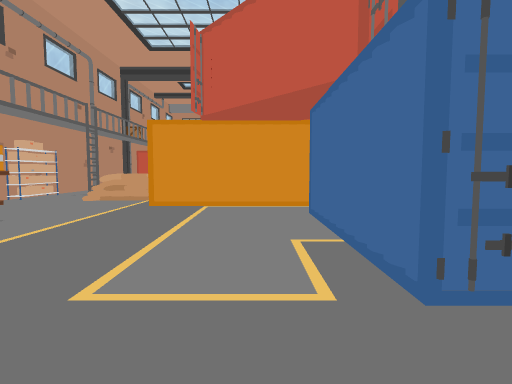
View 1 (above)

21 first-person views from a walk through a Unity game level. The camera is 1.2 m above the floor, tilts 4° down and sees 80° across. Doors are open. The floor is counted in squares, 2 m on a side. Each view is taken from the middle of a square. On the plan, view 1 faces up. The plan holds only what a view shows up to about 9 squares ahead; the rest is blank. The player character is not drawn.

View 2
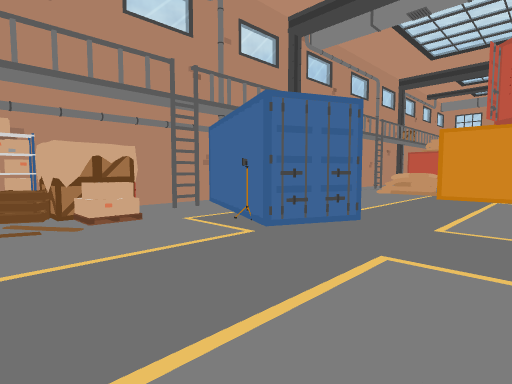

View 3
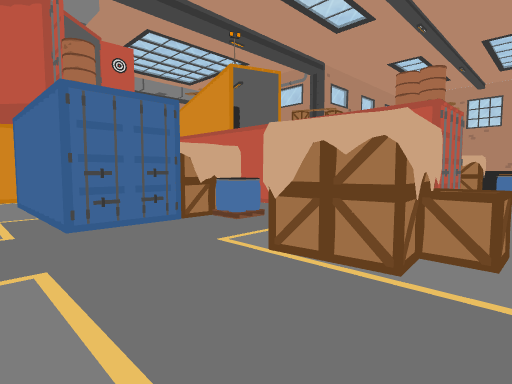

View 4
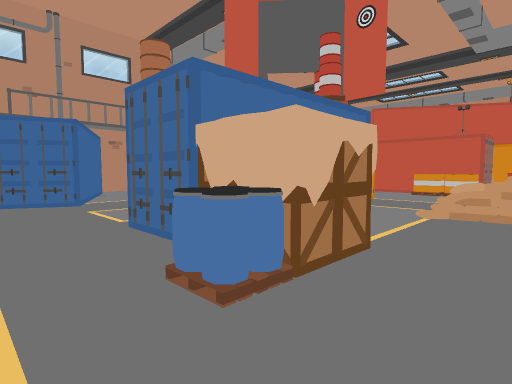

View 5
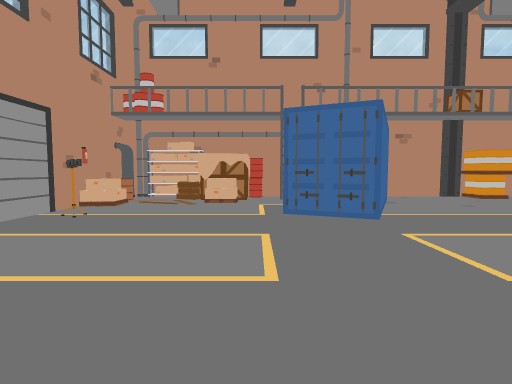

View 6
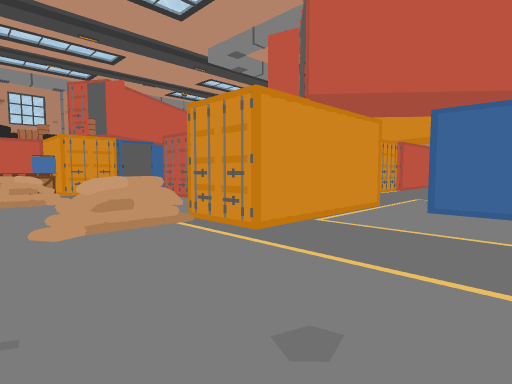

View 7
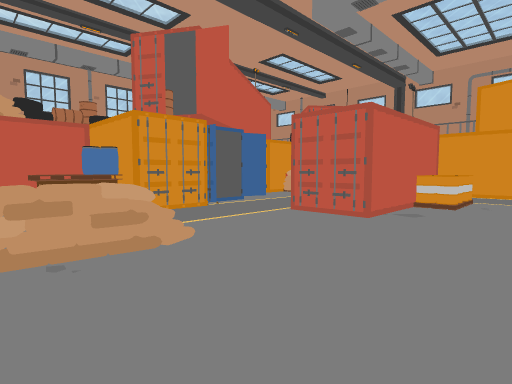

View 8
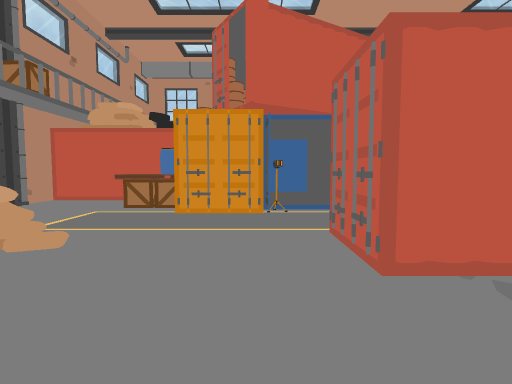

View 9
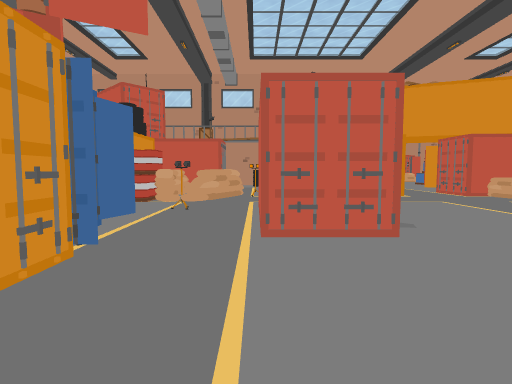

View 10
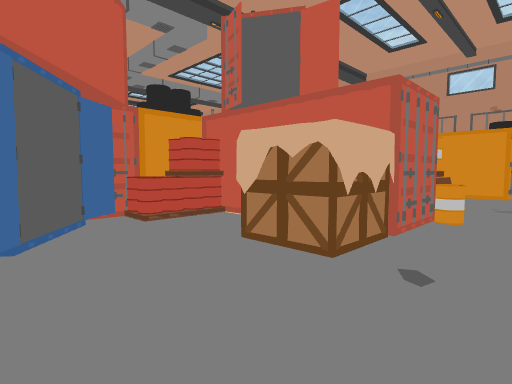

View 11
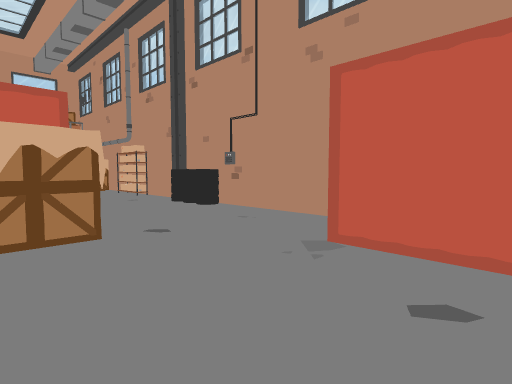

View 12
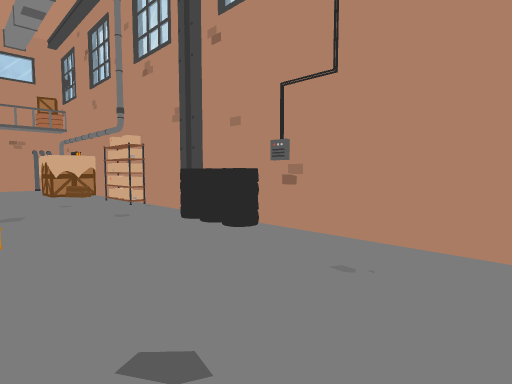

View 13
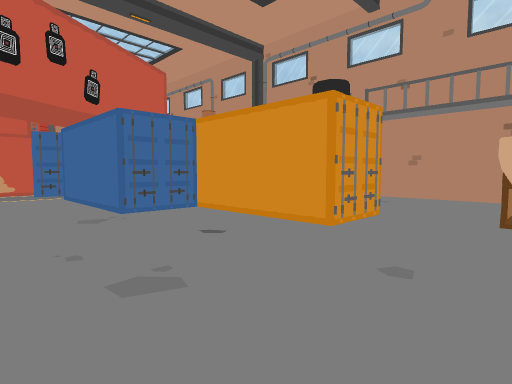

View 14
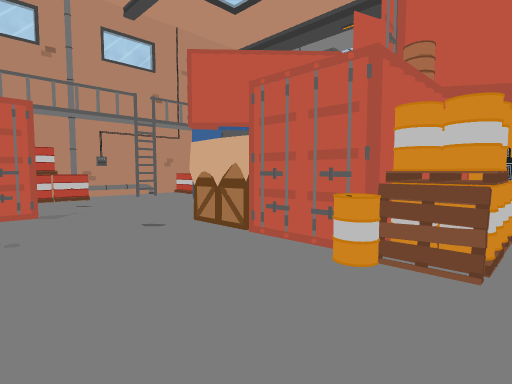

View 15
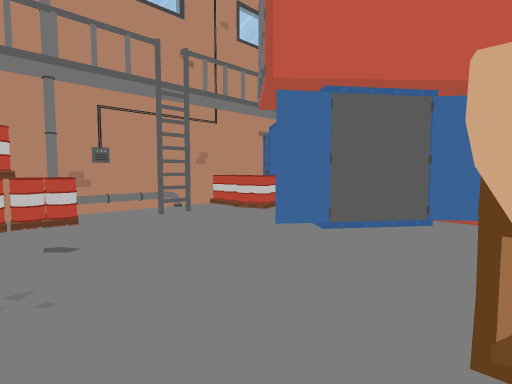

View 16
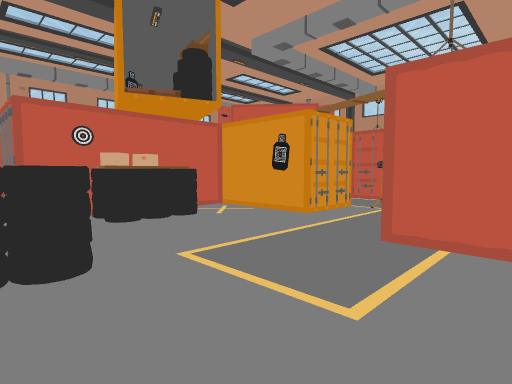

View 17
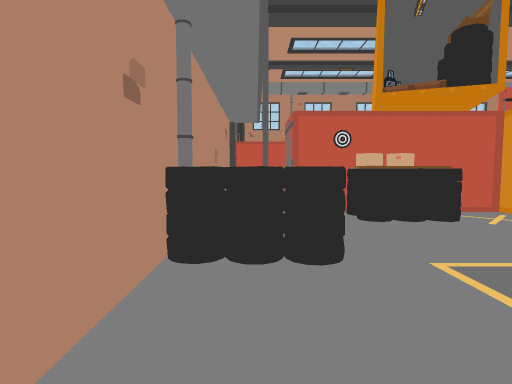

View 18
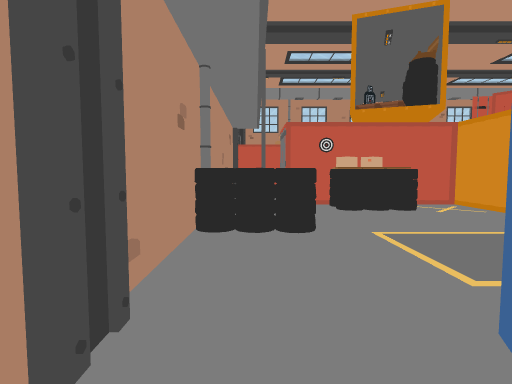

View 19
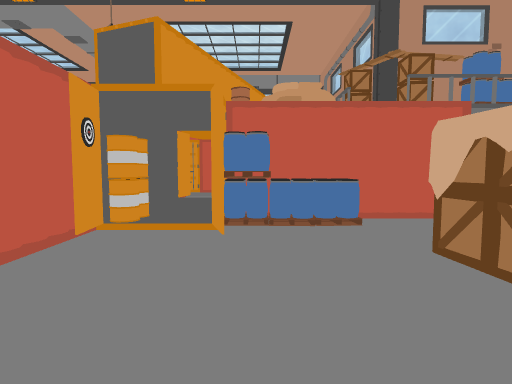

View 20
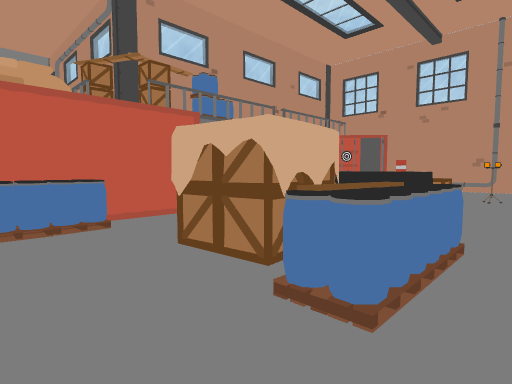

View 21
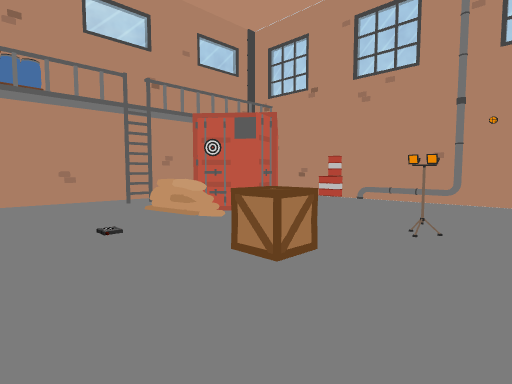

### Floor plan
Points are (right, up) in squares from view 1. A wall is a line through its corners. A room is listed if a view was taken in it or the views show most of it. See-through windows are left out.
Room 1 (views 1, 2, 3, 4, 5, 6, 7, 8, 9, 10, 11, 12, 13, 14, 15, 16, 17, 18, 19, 20, 21)
walls: (9.6, 4.6) (9.6, 17.6); (-5.1, 9.1) (-5.1, 5.8); (-5.1, 4.2) (-5.1, 3); (8.9, 15.5) (8.9, 16); (-5.1, 1.5) (-5.1, 0.4); (-5.1, 13.2) (-5.1, 11.8); (15.2, 4.3) (11.5, 4.3); (-2.5, -3) (-1.5, -3); (5.9, 19.5) (-2.1, 19.5); (-5.1, -2.4) (-5.1, -2.8) (-4.5, -2.8); (-5.1, -2.5) (-4.6, -2.9); (-5.1, -3) (-4.4, -3); (-5.1, 18.2) (-5.1, 16); (17.3, -1.5) (17.3, 3.5)
ways out: open door at (7.5, 9); gap at (9, 8)
objects: other object (-5, -2); other object (-5, -1) to (-4, -1); other object (-5, 0); other object (-5, 1) to (-2, 2); other object (-5, 5); other object (-5, 7); other object (-4, -3); other object (-4, -2); other object (-4, 0); other object (-4, 9) to (-3, 9); other object (-4, 14) to (-3, 14); other object (-3, -3); other object (-3, 6); other object (-3, 12); other object (-3, 19) to (-2, 19); other object (-2, -2); other object (-2, 6) to (1, 6); other object (-2, 12); other object (-2, 13); other object (-2, 14); other object (-2, 16) to (-1, 17); other object (-1, 11); other object (-1, 12); other object (-1, 12) to (0, 15); other object (0, 9) to (2, 10); other object (0, 19); other object (1, 2) to (2, 4); other object (1, 17); other object (2, -2); other object (2, -1); other object (2, 2) to (3, 2); other object (2, 8); other object (2, 9); other object (2, 11); other object (2, 12); other object (2, 16); other object (3, 1); other object (3, 4) to (3, 5); other object (3, 9); other object (3, 12); other object (3, 14); other object (3, 15) to (4, 15); other object (3, 17); other object (3, 19); other object (4, -1) to (5, 0); other object (4, 5) to (5, 5); other object (4, 8) to (5, 9); other object (4, 10); other object (4, 12); other object (4, 13); other object (4, 14); other object (4, 16) to (5, 17); other object (5, 1) to (5, 4); other object (5, 7); other object (5, 13); other object (6, 1); other object (6, 2); other object (6, 11) to (6, 14); other object (7, 1) to (7, 2); other object (7, 3); other object (7, 4); other object (7, 8); other object (7, 12) to (8, 15); other object (7, 19) to (9, 19); other object (8, -1); other object (8, 2); other object (8, 2) to (9, 3); other object (8, 7); other object (8, 8); other object (8, 14); other object (9, -1); other object (9, 0); other object (9, 10); other object (9, 14); other object (9, 17); other object (10, -1); other object (10, 0); other object (13, 0); other object (13, 2); other object (14, -1); other object (14, 1) to (16, 4); other object (17, 1); other object (17, 2)

Positions as (right, up) in squares from view 1, and headings:
1: (0, 0), facing up
2: (0, -2), facing up-left
3: (0, -2), facing up-right
4: (4, 0), facing up-left
5: (2, 0), facing left
6: (-4, 3), facing up-right
7: (-4, 7), facing up-right
8: (-1, 7), facing up
9: (-3, 10), facing right
10: (7, 18), facing down-left
11: (8, 16), facing up-left
12: (6, 17), facing up-left
13: (2, 19), facing down-left
14: (2, 19), facing down-right
15: (5, 18), facing down-right
16: (9, 12), facing down-left
17: (9, 12), facing down
18: (9, 13), facing down
19: (7, -2), facing up
20: (7, -2), facing up-right
21: (11, -2), facing up-right
